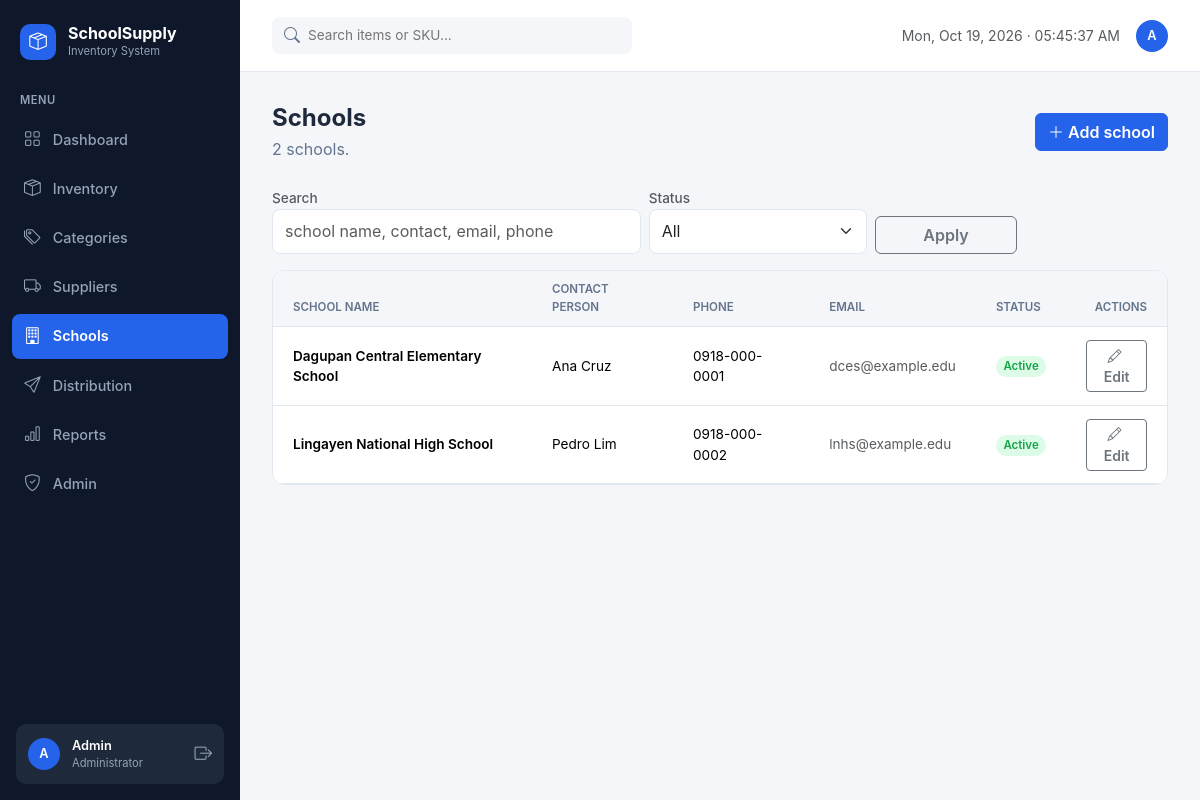
The app's page /schools.php (signed in) with its own data.
### tables this page shows
CREATE TABLE `users` (
  `user_id` int(10) UNSIGNED NOT NULL,
  `full_name` varchar(100) NOT NULL,
  `username` varchar(50) NOT NULL,
  `email` varchar(100) NOT NULL,
  `password_hash` varchar(255) NOT NULL,
  `role` enum('admin','staff') NOT NULL DEFAULT 'staff',
  `is_active` tinyint(1) NOT NULL DEFAULT 1,
  `failed_attempts` int(10) UNSIGNED NOT NULL DEFAULT 0,
  `locked_until` datetime DEFAULT NULL,
  `last_login` datetime DEFAULT NULL,
  `created_at` timestamp NOT NULL DEFAULT current_timestamp(),
  `updated_at` timestamp NOT NULL DEFAULT current_timestamp() ON UPDATE current_timestamp()
);

CREATE TABLE `schools` (
  `school_id` int(10) UNSIGNED NOT NULL,
  `school_name` varchar(150) NOT NULL,
  `contact_person` varchar(100) DEFAULT NULL,
  `phone` varchar(30) DEFAULT NULL,
  `email` varchar(100) DEFAULT NULL,
  `address` varchar(255) DEFAULT NULL,
  `is_active` tinyint(1) NOT NULL DEFAULT 1,
  `created_at` timestamp NOT NULL DEFAULT current_timestamp(),
  `updated_at` timestamp NOT NULL DEFAULT current_timestamp() ON UPDATE current_timestamp()
);

### includes/functions.php (called while the page is built, shortened)
<?php
function e($value): string
{
    return htmlspecialchars((string)$value, ENT_QUOTES, 'UTF-8');
}
function url(string $path = ''): string
{
    return BASE_URL . '/' . ltrim($path, '/');
}

### config/database.php (called while the page is built, shortened)
<?php
function db(): PDO
{
    static $pdo = null;
    if ($pdo === null) {
        $dsn = 'mysql:host=' . DB_HOST . ';port=' . DB_PORT . ';dbname=' . DB_NAME . ';charset=utf8mb4';
        try {
            $pdo = new PDO($dsn, DB_USER, DB_PASS, [
                PDO::ATTR_ERRMODE            => PDO::ERRMODE_EXCEPTION,
                PDO::ATTR_DEFAULT_FETCH_MODE => PDO::FETCH_ASSOC,
                PDO::ATTR_EMULATE_PREPARES   => false,
            ]);
            $pdo->exec("SET NAMES utf8mb4 COLLATE utf8mb4_unicode_ci");
            $pdo->exec("SET time_zone = '+08:00'");
        } catch (PDOException $e) {
            http_response_code(500);
            exit('Database connection failed. Check config/config.php and that MySQL is running.'
                . (ini_get('display_errors') ? '<br><small>' . htmlspecialchars($e->getMessage()) . '</small>' : ''));
        }
    }
    return $pdo;
}

### includes/auth.php (called while the page is built, shortened)
<?php
require_once __DIR__ . '/../config/database.php';
require_once __DIR__ . '/functions.php';
function current_user(): array
{
    return [
        'id'       => $_SESSION['user_id'] ?? null,
        'name'     => $_SESSION['full_name'] ?? '',
        'username' => $_SESSION['username'] ?? '',
        'role'     => $_SESSION['role'] ?? '',
    ];
}
function require_login(): void
{
    $stmt = db()->prepare('SELECT is_active, role, full_name FROM users WHERE user_id = :id');
    $stmt->execute([':id' => $_SESSION['user_id']]);
}
function require_admin(): void
{
    require_login();
}

### schools.php (the view, shortened to what this page needs)
<?php
require_once __DIR__ . '/includes/auth.php';
require_admin();
$activePage = 'schools';
require_once __DIR__ . '/includes/header.php';
$pdo = db();
$q      = trim($_GET['q'] ?? '');
$status = $_GET['status'] ?? '';
$wheres = []; $params = [];
$whereSql = $wheres ? 'WHERE ' . implode(' AND ', $wheres) : '';
$countStmt = $pdo->prepare("SELECT COUNT(*) FROM schools $whereSql");
$countStmt->execute($params);
$total = (int)$countStmt->fetchColumn();
$perPage = 15;
$page = max(1, (int)($_GET['page'] ?? 1));
$offset = ($page - 1) * $perPage;
$listStmt = $pdo->prepare(
    "SELECT school_id, school_name, contact_person, phone, email, is_active
       FROM schools
       $whereSql
       ORDER BY is_active DESC, school_name ASC
       LIMIT :lim OFFSET :off"
);
$listStmt->bindValue(':lim', $perPage, PDO::PARAM_INT);
$listStmt->bindValue(':off', $offset, PDO::PARAM_INT);
$listStmt->execute();
$rows = $listStmt->fetchAll();
?>
<div class="page-head">
    <div>
        <h1>Schools</h1>
        <p><?= number_format($total) ?> school<?= $total === 1 ? '' : 's' ?>.</p>
    </div>
    <a href="<?= e(url('school_form.php')) ?>" class="btn btn-primary"><i class="bi bi-plus-lg me-1"></i>Add school</a>
</div>
<form class="row g-2 align-items-end mb-3" method="get" action="<?= e(url('schools.php')) ?>">
    <div class="col-12 col-md-5">
        <label class="form-label small text-muted mb-0" for="q">Search</label>
        <input type="text" class="form-control" id="q" name="q" value="<?= e($q) ?>" placeholder="school name, contact, email, phone">
    </div>
    <div class="col-6 col-md-3">
        <label class="form-label small text-muted mb-0" for="status">Status</label>
        <select class="form-select" id="status" name="status">
            <option value="" <?= $status === '' ? 'selected' : '' ?>>All</option>
        </select>
    </div>
    <div class="col-6 col-md-2 d-grid">
        <button type="submit" class="btn btn-outline-secondary">Apply</button>
    </div>
</form>
<div class="card-ui">
    <div class="table-responsive">
        <table class="table table-ui">
            <thead>
                <tr>
                    <th>School name</th>
                    <th>Contact person</th>
                    <th>Phone</th>
                    <th>Email</th>
                    <th>Status</th>
                    <th class="text-end">Actions</th>
                </tr>
            </thead>
            <tbody>
                <?php foreach ($rows as $r): ?>
                    <tr>
                        <td class="fw-semibold"><?= e($r['school_name']) ?></td>
                        <td><?= e($r['contact_person'] ?? '—') ?></td>
                        <td><?= e($r['phone'] ?? '—') ?></td>
                        <td class="text-muted"><?= e($r['email'] ?? '—') ?></td>
                        <td>
                            <?php if ((int)$r['is_active'] === 1): ?>
                                <span class="badge-soft badge-normal">Active</span>
                            <?php else: ?>
                                <span class="badge-soft badge-inactive">Inactive</span>
                            <?php endif; ?>
                        </td>
                        <td class="text-end">
                            <a href="<?= e(url('school_form.php?id=' . (int)$r['school_id'])) ?>" class="btn btn-sm btn-outline-secondary">
                                <i class="bi bi-pencil me-1"></i>Edit
                            </a>
                        </td>
                    </tr>
                <?php endforeach; ?>
            </tbody>
        </table>
    </div>
</div>
<?php require __DIR__ . '/includes/footer.php'; ?>

### includes/header.php (shortened to what this page needs)
<?php
require_once __DIR__ . '/auth.php';
require_login();
$activePage = $activePage ?? '';
$user       = current_user();
$menu = [
    'dashboard'    => ['Dashboard',    'index.php',        'bi-grid',        false],
    'inventory'    => ['Inventory',    'inventory.php',    'bi-box-seam',    false],
    'categories'   => ['Categories',   'categories.php',   'bi-tags',        true],
    'suppliers'    => ['Suppliers',    'suppliers.php',    'bi-truck',       true],
    'schools'      => ['Schools',      'schools.php',      'bi-building',    true],
    'distribution' => ['Distribution', 'distribution.php', 'bi-send',        false],
    'reports'      => ['Reports',      'reports.php',      'bi-bar-chart',   true],
    'admin'        => ['Admin',        'admin.php',        'bi-shield-check', true],
];
?>
<!DOCTYPE html>
<html lang="en">
<head>
    <link href="https://cdn.jsdelivr.net/npm/bootstrap@5.3.3/dist/css/bootstrap.min.css" rel="stylesheet">
    <link href="https://cdn.jsdelivr.net/npm/bootstrap-icons@1.11.3/font/bootstrap-icons.min.css" rel="stylesheet">
    <link href="<?= e(url('assets/css/style.css')) ?>?v=<?= e(ASSET_VER) ?>" rel="stylesheet">
</head>
<body>
<div class="app-shell">
    <aside class="sidebar" id="appSidebar">
        <div class="sidebar-brand">
            <span class="brand-logo"><i class="bi bi-box-seam"></i></span>
            <span>
                <span class="brand-name"><?= e(APP_NAME) ?></span>
                <span class="brand-sub"><?= e(APP_SUBTITLE) ?></span>
            </span>
        </div>
        <div class="sidebar-label">MENU</div>
        <nav class="sidebar-nav">
            <?php foreach ($menu as $key => [$label, $file, $icon, $adminOnly]): ?>
                <a href="<?= e(url($file)) ?>" class="nav-item<?= $activePage === $key ? ' active' : '' ?>">
                    <i class="bi <?= e($icon) ?>"></i><span><?= e($label) ?></span>
                </a>
            <?php endforeach; ?>
        </nav>
        <div class="sidebar-user">
            <span class="avatar"><?= e(strtoupper(mb_substr($user['name'], 0, 1))) ?></span>
            <span class="user-text">
                <span class="user-name"><?= e($user['name']) ?></span>
                <span class="user-role"><?= $user['role'] === 'admin' ? 'Administrator' : 'Inventory Clerk' ?></span>
            </span>
            <a href="<?= e(url('logout.php')) ?>" class="logout-link" title="Sign out"><i class="bi bi-box-arrow-right"></i></a>
        </div>
    </aside>
    <div class="main">
        <header class="topbar">
            <form class="topbar-search" action="<?= e(url('inventory.php')) ?>" method="get">
                <i class="bi bi-search"></i>
                <input type="text" name="q" placeholder="Search items or SKU..." aria-label="Search items or SKU">
            </form>
            <div class="topbar-right">
                <span class="text-muted small today live-clock" data-timezone="<?= e(date_default_timezone_get()) ?>">
                </span>
                <span class="avatar"><?= e(strtoupper(mb_substr($user['name'], 0, 1))) ?></span>
            </div>
        </header>
        <main class="content">

### assets/css/style.css (style rules this page uses)
:root { --bg: #F4F6FA; --surface: #FFFFFF; --border: #E2E8F0; --text: #1E293B; --muted: #64748B; --primary: #2563EB; --primary-soft: #EAF1FF; --sidebar: #0F172A; --sidebar-active: #1E293B; --sidebar-text: #94A3B8; --success: #16A34A; --success-soft: #DCFCE7; --danger: #DC2626; --danger-soft: #FEE2E2; --warning: #D97706; --warning-soft: #FEF3C7; --bs-primary: #2563EB; --bs-primary-rgb: 37, 99, 235; --success-tint: #F0FDF4; --danger-tint: #FEF2F2; --warning-tint: #FFFBEB; --primary-tint: #EFF6FF; }
body { background: var(--bg); color: var(--text); font-family: Inter, system-ui, -apple-system, "Segoe UI", Roboto, sans-serif; }
.btn-primary { --bs-btn-bg: var(--primary); --bs-btn-border-color: var(--primary); --bs-btn-hover-bg: #1D4ED8; --bs-btn-hover-border-color: #1D4ED8; font-weight: 600; }
.btn-outline-secondary { font-weight: 600; }
.form-control, .form-select { border-color: var(--border); border-radius: 8px; padding: .6rem .75rem; }
.form-label { font-size: .85rem; font-weight: 500; }
.app-shell { display: flex; min-height: 100vh; }
.sidebar { width: 240px; flex-shrink: 0; background: var(--sidebar); color: var(--sidebar-text); display: flex; flex-direction: column; position: sticky; top: 0; height: 100vh; }
.sidebar-brand { display: flex; align-items: center; gap: 12px; padding: 24px 20px; }
.brand-logo { width: 36px; height: 36px; border-radius: 10px; background: var(--primary); color: #fff; display: inline-flex; align-items: center; justify-content: center; font-size: 1.1rem; }
.brand-name { display: block; color: #fff; font-weight: 700; font-size: 1rem; line-height: 1.2; }
.brand-sub { display: block; font-size: .7rem; }
.sidebar-label { font-size: .7rem; font-weight: 600; letter-spacing: .04em; padding: 8px 20px 4px; }
.sidebar-nav { display: flex; flex-direction: column; gap: 4px; padding: 4px 12px; flex: 1; }
.nav-item { display: flex; align-items: center; gap: 12px; padding: 10px 12px; border-radius: 8px; color: var(--sidebar-text); text-decoration: none; font-size: .9rem; font-weight: 500; }
.nav-item i { font-size: 1.05rem; }
.nav-item.active { background: var(--primary); color: #fff; font-weight: 600; }
.sidebar-user { margin: 16px; padding: 12px; background: var(--sidebar-active); border-radius: 10px; display: flex; align-items: center; gap: 12px; }
.user-text { flex: 1; min-width: 0; }
.user-name { display: block; color: #fff; font-size: .8rem; font-weight: 600; white-space: nowrap; overflow: hidden; text-overflow: ellipsis; }
.user-role { display: block; font-size: .7rem; }
.logout-link { color: var(--sidebar-text); font-size: 1.1rem; }
.avatar { width: 32px; height: 32px; border-radius: 50%; background: var(--primary); color: #fff; display: inline-flex; align-items: center; justify-content: center; font-size: .8rem; font-weight: 600; flex-shrink: 0; }
.main { flex: 1; min-width: 0; display: flex; flex-direction: column; }
.topbar { height: 72px; background: var(--surface); border-bottom: 1px solid var(--border); display: flex; align-items: center; justify-content: space-between; padding: 0 32px; gap: 16px; position: sticky; top: 0; z-index: 1030; }
.topbar-search { position: relative; width: 360px; }
.topbar-search i { position: absolute; left: 12px; top: 50%; transform: translateY(-50%); color: var(--muted); }
.topbar-search input { width: 100%; border: 0; background: var(--bg); border-radius: 8px; padding: 8px 12px 8px 36px; font-size: .85rem; }
.topbar-right { display: flex; align-items: center; gap: 16px; }
.content { padding: 32px; }
.page-head { display: flex; justify-content: space-between; align-items: center; margin-bottom: 24px; gap: 16px; flex-wrap: wrap; }
.page-head h1 { font-size: 1.5rem; font-weight: 700; margin: 0; }
.page-head p { margin: 4px 0 0; color: var(--muted); }
.card-ui { background: var(--surface); border: 1px solid var(--border); border-radius: 12px; overflow: hidden; }
.table-ui { margin: 0; }
.table-ui thead th { background: var(--bg); font-size: .72rem; font-weight: 600; color: var(--muted); text-transform: uppercase; border-bottom: 1px solid var(--border); padding: .65rem 1.25rem; }
.table-ui td { padding: .8rem 1.25rem; vertical-align: middle; font-size: .85rem; border-color: var(--border); }
.badge-soft { padding: .3em .65em; border-radius: 999px; font-size: .72rem; font-weight: 600; }
.badge-normal, .badge-in { background: var(--success-soft); color: var(--success); }

### records on screen
users: full_name "Admin", full_name "A"
schools: school_name "Dagupan Central Elementary School", contact_person "Ana Cruz", phone "0918-000-0001", email "dces@example.edu", is_active "Active"
schools: school_name "Lingayen National High School", contact_person "Pedro Lim", phone "0918-000-0002", email "lnhs@example.edu", is_active "Active"

### other values on screen
APP_NAME "SchoolSupply"
APP_SUBTITLE "Inventory System"
$label "Dashboard"
$label "Inventory"
$label "Categories"
$label "Suppliers"
$label "Schools"
$label "Distribution"
$label "Reports"
$total "2"
